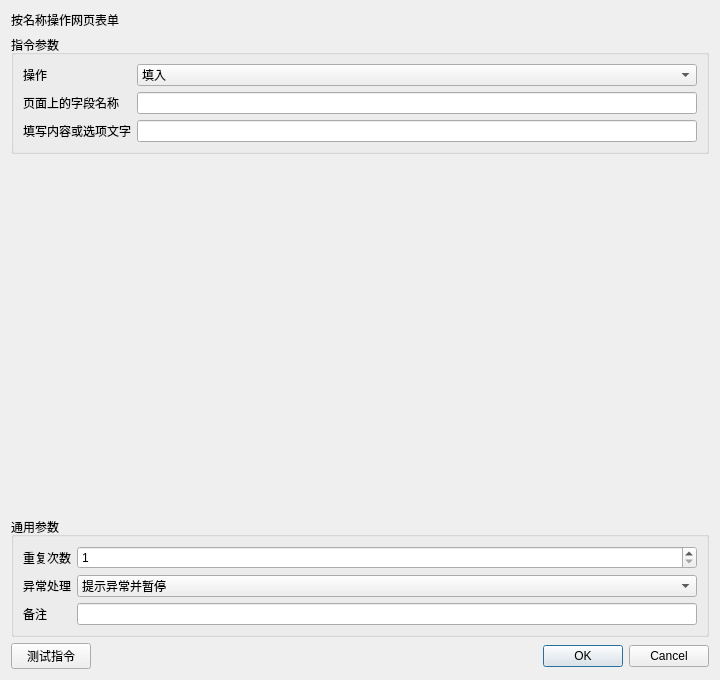
<?xml version='1.0' encoding='utf-8'?>
<ui version="4.0"><class>InstructionEditor</class><widget class="QDialog" name="InstructionEditor"><property name="geometry"><rect><x>0</x><y>0</y><width>720</width><height>680</height></rect></property><layout class="QVBoxLayout" name="rootLayout"><item><widget class="QLabel" name="titleLabel"><property name="text"><string>按名称操作网页表单</string></property></widget></item><item><widget class="QGroupBox" name="parameterGroupBox"><property name="title"><string>指令参数</string></property><layout class="QFormLayout" name="parameterFormLayout"><item row="0" column="0"><widget class="QLabel" name="label_0"><property name="text"><string>操作</string></property></widget></item><item row="0" column="1"><widget class="QComboBox" name="parameter_0"><item><property name="text"><string>填入</string></property></item><item><property name="text"><string>清空</string></property></item><item><property name="text"><string>选择</string></property></item><item><property name="text"><string>勾选</string></property></item><item><property name="text"><string>取消勾选</string></property></item><property name="currentIndex"><number>0</number></property></widget></item><item row="1" column="0"><widget class="QLabel" name="label_1"><property name="text"><string>页面上的字段名称</string></property></widget></item><item row="1" column="1"><widget class="QLineEdit" name="parameter_1" /></item><item row="2" column="0"><widget class="QLabel" name="label_2"><property name="text"><string>填写内容或选项文字</string></property></widget></item><item row="2" column="1"><widget class="QLineEdit" name="parameter_2" /></item></layout></widget></item><item><spacer name="verticalSpacer"><property name="orientation"><enum>Qt::Vertical</enum></property><property name="sizeHint" stdset="0"><size><width>20</width><height>20</height></size></property></spacer></item>
<item><widget class="QGroupBox" name="commonGroupBox"><property name="title"><string>通用参数</string></property><layout class="QFormLayout" name="commonFormLayout">
<item row="0" column="0"><widget class="QLabel" name="repeatLabel"><property name="text"><string>重复次数</string></property></widget></item><item row="0" column="1"><widget class="QSpinBox" name="repeatSpinBox"><property name="minimum"><number>1</number></property><property name="maximum"><number>999999</number></property><property name="value"><number>1</number></property></widget></item>
<item row="1" column="0"><widget class="QLabel" name="errorPolicyLabel"><property name="text"><string>异常处理</string></property></widget></item><item row="1" column="1"><widget class="QComboBox" name="errorPolicyComboBox"><item><property name="text"><string>自动跳过</string></property></item><item><property name="text"><string>提示异常并暂停</string></property></item><item><property name="text"><string>提示异常并停止</string></property></item><property name="currentIndex"><number>1</number></property></widget></item>
<item row="2" column="0"><widget class="QLabel" name="noteLabel"><property name="text"><string>备注</string></property></widget></item><item row="2" column="1"><widget class="QLineEdit" name="noteEdit" /></item>
</layout></widget></item>
<item><layout class="QHBoxLayout" name="footerLayout"><item><widget class="QPushButton" name="testButton"><property name="text"><string>测试指令</string></property></widget></item><item><spacer name="footerSpacer"><property name="orientation"><enum>Qt::Horizontal</enum></property><property name="sizeHint" stdset="0"><size><width>40</width><height>20</height></size></property></spacer></item><item><widget class="QDialogButtonBox" name="buttonBox"><property name="standardButtons"><set>QDialogButtonBox::Cancel|QDialogButtonBox::Ok</set></property></widget></item></layout></item>
</layout></widget><resources /><connections /></ui>
